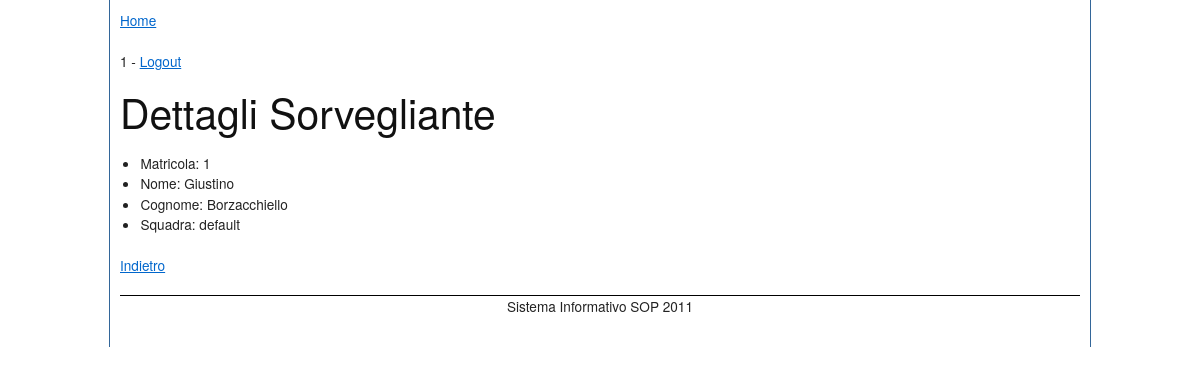
Page /ASC/sorveglianti/dettagli.php?matricola=1 (signed in) on the committed database.
### tables this page shows
CREATE TABLE Sorveglianti
(
	matricola INTEGER AUTO_INCREMENT PRIMARY KEY,
	nome VARCHAR(50) NOT NULL,
	cognome VARCHAR(50) NOT NULL,
	password VARCHAR(40) NOT NULL,
	codiceSquadra INTEGER DEFAULT 1,
	CONSTRAINT Sorveglianti_fk1
	  FOREIGN KEY (codiceSquadra) REFERENCES Squadre(codiceSquadra)
);

CREATE TABLE Squadre
(
	codiceSquadra INTEGER AUTO_INCREMENT PRIMARY KEY,
	nomeSquadra VARCHAR(50) NOT NULL
);

### lib/Validator.php (called while the page is built, shortened)
<?php
class Validator {
	private $cleanRequest;
	public function __construct(array $request) {
		$this->cleanRequest = array();
	}
	public function addClean($key, $value) {
		$this->cleanRequest[$key] = $value;
	}
	public function getClean() {
		return $this->cleanRequest;
	}
}
?>

### lib/DB.php (called while the page is built, shortened)
<?php
class DB {
	private static $instance = NULL;
	private $user = 'sop2011_admin';
	private $password = 'z0m1x9n2';
	private $dbName = 'sop2011';
	private $dbHost = 'localhost';
	private $conn = NULL;
	private function __construct() {
		$this->conn = new mysqli($this->dbHost, $this->user, $this->password, $this->dbName);
		$this->conn->query("SET NAMES 'utf8'");
	}
	public static function getInstance() {
		if (!self::$instance instanceof self) {
			try {
				self::$instance = new self;
			} catch (DatabaseErrorException $e) {
				$r = new Redirect(PUBLIC_URL . '/error.php');
				$r->doRedirect();
			}
		}
		return self::$instance;
	}
	public function query($queryStr) {
		$result = @$this->conn->query($queryStr);
		if ($result !== FALSE) {
			return $result;
		} else {
			$msg = $this->conn->connect_error;
			throw new DatabaseErrorException($msg);
		}
	}
	public function fetchFirst($queryStr) {
		$queryStr .= ' LIMIT 1';
		$result = $this->query($queryStr);
		$out = $result->fetch_assoc();
		if (!empty($out)) {
			return $out;
		} else {
			throw new DatabaseErrorException("Record non trovato");
		}
	}
}
?>

### lib/Sorvegliante.php (called while the page is built, shortened)
<?php
require_once 'DB.php';
class Sorvegliante {
	private static $nomeTabella = 'Sorveglianti';
	private $matricola;
	private $nome;
	private $cognome;
	private $codiceSquadra;
	public function getMatricola() {
		return $this->matricola;
	}
	public function getNome() {
		return $this->nome;
	}
	public function getCognome() {
		return $this->cognome;
	}
	public function getCodiceSquadra() {
		return $this->codiceSquadra;
	}
	public function setMatricola($matricola) {
		$this->matricola = $matricola;
	}
	public function setNome($nome) {
		$this->nome = $nome;
	}
	public function setCognome($cognome) {
		$this->cognome = $cognome;
	}
	public function setCodiceSquadra($squadra) {
		$this->codiceSquadra = $squadra;
	}
	public static function find_by_id($id) {
		$db = DB::getInstance();
		$nomeChiave = 'matricola';
		$queryStr = "SELECT nome,cognome,matricola,password,codiceSquadra FROM ";
		$queryStr .= self::$nomeTabella . " WHERE $nomeChiave=$id";
		try {
			$out = $db->fetchFirst($queryStr);
			$s = new Sorvegliante($out['nome'], $out['cognome'], $out['matricola'],
								 $out['password'], $out['codiceSquadra']);
			return $s;
		} catch (DatabaseErrorException $exc) {
			$msg = "<p>Errore! Non riesco a trovare il Sorvegliante.</p>";
			$msg .= "<p>La query usata: " . $queryStr . "</p>";
			echo $msg;
			echo '<p>' . $exc->getTraceAsString() . '</p>';
			exit;
		}
	}
}
?>

### lib/Squadra.php (called while the page is built, shortened)
<?php
require_once 'DB.php';
class Squadra {
	private static $nomeTabella = 'Squadre';
	public static function find_by_id($id){
		$db = DB::getInstance();
		$queryStr = "SELECT codiceSquadra,nomeSquadra from " . self::$nomeTabella . " WHERE codiceSquadra=$id";
		try {
			$out = $db->fetchFirst($queryStr);
			return $out;
		} catch (DatabaseErrorException $e) {
			echo __FILE__ . " Impossibile eseguire la query";
			exit;
		}
	}
}
?>

### public/ASC/sorveglianti/dettagli.php (the view, shortened to what this page needs)
<?php
require_once 'Sorvegliante.php';
require_once 'Validator.php';
require_once 'Squadra.php';
$pageTitle = "Dettagli Sorvegliante";
$v = new Validator($_GET);
$v->isNotEmpty('matricola');
$v->isNumeric('matricola');
$clean = $v->getClean();
$clean['matricola'] = urldecode($clean['matricola']);
$s = Sorvegliante::find_by_id($clean['matricola']);
$squadra = Squadra::find_by_id($s->getCodiceSquadra());
?>
<?php include HELPERS_DIR . '/testata.php'; ?>
<h1><?php echo $pageTitle; ?></h1>
<ul>
	<li>Matricola: <?php echo $s->getMatricola(); ?></li>
	<li>Nome: <?php echo $s->getNome(); ?></li>
	<li>Cognome: <?php echo $s->getCognome(); ?></li>
	<li>Squadra: <?php echo $squadra['nomeSquadra']; ?></li>
</ul>
<p><a href="../sorveglianti/">Indietro</a></p>
<?php include HELPERS_DIR . '/piepagina.php'; ?>

### public/css/screen.css (style rules this page uses)
html { margin:0;padding:0;border:0; }
body, div, span, object, iframe, h1, h2, h3, h4, h5, h6, p, blockquote, pre, a, abbr, acronym, address, code, del, dfn, em, img, q, dl, dt, dd, ol, ul, li, fieldset, form, label, legend, table, caption, tbody, tfoot, thead, tr, th, td, article, aside, dialog, figure, footer, header, hgroup, nav, section { margin:0;padding:0;border:0;font-weight:inherit;font-style:inherit;font-size:100%;font-family:inherit;vertical-align:baseline; }
body { line-height:1.5;background:white; }
html { font-size:100.01%; }
body { font-size:85%;color:#222;background:#fff;font-family:"Helvetica Neue", Arial, Helvetica, sans-serif; }
h1, h2, h3, h4, h5, h6 { font-weight:normal;color:#111; }
h1 { font-size:3em;line-height:1;margin-bottom:0.5em; }
p { margin:0 0 1.5em; }
a { color:#06c;text-decoration:underline; }
ul, ol { margin:0 1.5em 1.5em 0;padding-left:1.5em; }
ul { list-style-type:disc; }

### rows in the picture
sorveglianti: matricola "1", nome "Giustino", cognome "Borzacchiello"
squadre: nomeSquadra "default"

### other values in the picture
Utente::getCurrentUserId() "1"
$pageTitle "Dettagli Sorvegliante"
